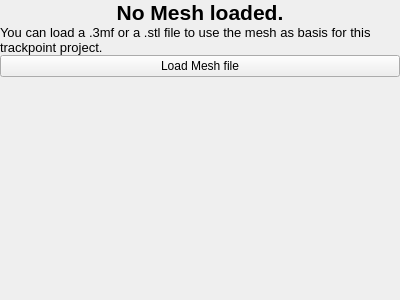
<?xml version="1.0" encoding="UTF-8"?>
<ui version="4.0">
 <class>NoMeshWidget</class>
 <widget class="QWidget" name="NoMeshWidget">
  <property name="geometry">
   <rect>
    <x>0</x>
    <y>0</y>
    <width>400</width>
    <height>300</height>
   </rect>
  </property>
  <property name="windowTitle">
   <string>Form</string>
  </property>
  <layout class="QVBoxLayout" name="verticalLayout_2">
   <property name="spacing">
    <number>0</number>
   </property>
   <property name="leftMargin">
    <number>0</number>
   </property>
   <property name="topMargin">
    <number>0</number>
   </property>
   <property name="rightMargin">
    <number>0</number>
   </property>
   <property name="bottomMargin">
    <number>0</number>
   </property>
   <item>
    <widget class="QLabel" name="noMeshTitle">
     <property name="font">
      <font>
       <pointsize>16</pointsize>
       <weight>75</weight>
       <bold>true</bold>
       <kerning>true</kerning>
      </font>
     </property>
     <property name="text">
      <string>No Mesh loaded.</string>
     </property>
     <property name="alignment">
      <set>Qt::AlignCenter</set>
     </property>
    </widget>
   </item>
   <item>
    <widget class="QLabel" name="noMeshExplanation">
     <property name="font">
      <font>
       <pointsize>10</pointsize>
      </font>
     </property>
     <property name="text">
      <string>You can load a .3mf or a .stl file to use the mesh as basis for this trackpoint project.</string>
     </property>
     <property name="wordWrap">
      <bool>true</bool>
     </property>
    </widget>
   </item>
   <item>
    <widget class="QPushButton" name="noMeshButton">
     <property name="text">
      <string>Load Mesh file</string>
     </property>
    </widget>
   </item>
   <item>
    <spacer name="verticalSpacer">
     <property name="orientation">
      <enum>Qt::Vertical</enum>
     </property>
     <property name="sizeHint" stdset="0">
      <size>
       <width>20</width>
       <height>40</height>
      </size>
     </property>
    </spacer>
   </item>
  </layout>
 </widget>
 <resources/>
 <connections/>
</ui>
